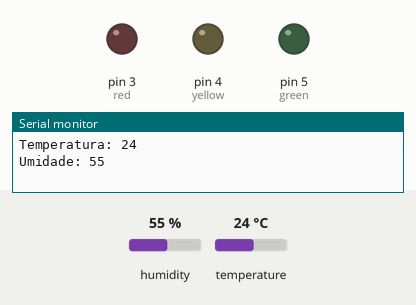
Simulated run of this sketch. Board: Arduino Uno, built with avr-gcc and run on an emulated ATmega328P. Parts: output pins drawn as LEDs (lit = HIGH), the last lines printed to the serial monitor. The test bench sets the inputs (shaded band); at power-on: humidity 55 %, temperature 24 °C.

Above: at 0.1 s.
At 2.1 s:
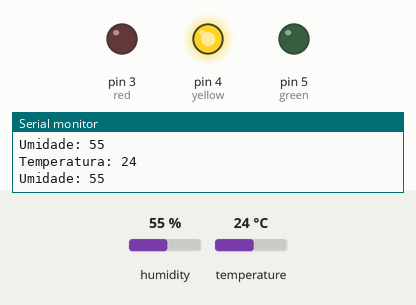
Timing chart, 0 to 3.6 s (numbered marks = the images above):
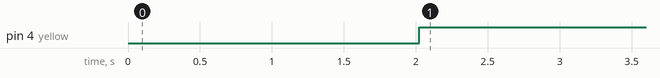

Measured:
- by itself, pin 4 (yellow): LOW → HIGH at 2.0 s

The sketch:

Temp_Umi.ino
```cpp
#include<DHT.h>

#define dhtPin 2
#define dhttype DHT11

DHT dht(dhtPin, dhttype);

#define red 3
#define yellow 4
#define green 5


void setup() {
  Serial.begin(9600);
  dht.begin();
  pinMode(red,OUTPUT);
  pinMode(yellow,OUTPUT);
  pinMode(green,OUTPUT);

}

void loop() {
  int temp = dht.readTemperature();
  int umi = dht.readHumidity();

  Serial.println("Temperatura: " + String(temp));
  Serial.println("Umidade: " + String(umi));
  delay(2000);

  if (temp == 27 && umi == 6){
    digitalWrite(red,HIGH);
    digitalWrite(yellow,LOW);
    digitalWrite(green,LOW);
    }
  else if (temp == 27 && umi < 20){
    digitalWrite(red,LOW);
    digitalWrite(yellow,LOW);
    digitalWrite(green,HIGH);
  }
  else {
    digitalWrite(red,LOW);
    digitalWrite(yellow,HIGH);
    digitalWrite(green,LOW);
    }


}
```
